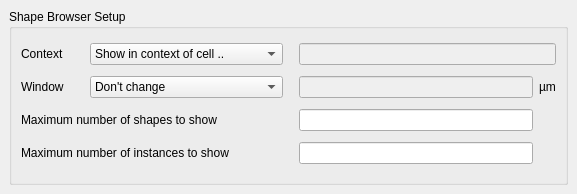
<ui version="4.0" >
 <class>BrowseShapesConfigPage</class>
 <widget class="QFrame" name="BrowseShapesConfigPage" >
  <property name="geometry" >
   <rect>
    <x>0</x>
    <y>0</y>
    <width>577</width>
    <height>194</height>
   </rect>
  </property>
  <property name="windowTitle" >
   <string>Browse Shapes</string>
  </property>
  <layout class="QVBoxLayout" >
   <property name="margin" >
    <number>9</number>
   </property>
   <property name="spacing" >
    <number>6</number>
   </property>
   <item>
    <widget class="QGroupBox" name="groupBox" >
     <property name="title" >
      <string>Shape Browser Setup</string>
     </property>
     <layout class="QGridLayout" >
      <property name="margin" >
       <number>9</number>
      </property>
      <property name="spacing" >
       <number>6</number>
      </property>
      <item row="1" column="4" >
       <widget class="QLabel" name="textLabel2" >
        <property name="text" >
         <string>µm</string>
        </property>
       </widget>
      </item>
      <item row="1" column="3" >
       <widget class="QLineEdit" name="le_window" >
        <property name="enabled" >
         <bool>false</bool>
        </property>
       </widget>
      </item>
      <item row="0" column="3" colspan="2" >
       <widget class="QLineEdit" name="le_cell_name" >
        <property name="enabled" >
         <bool>false</bool>
        </property>
       </widget>
      </item>
      <item row="2" column="3" >
       <widget class="QLineEdit" name="le_max_shapes" />
      </item>
      <item row="0" column="2" >
       <spacer>
        <property name="orientation" >
         <enum>Qt::Horizontal</enum>
        </property>
        <property name="sizeType" >
         <enum>QSizePolicy::Minimum</enum>
        </property>
        <property name="sizeHint" >
         <size>
          <width>10</width>
          <height>21</height>
         </size>
        </property>
       </spacer>
      </item>
      <item row="1" column="2" >
       <spacer>
        <property name="orientation" >
         <enum>Qt::Horizontal</enum>
        </property>
        <property name="sizeType" >
         <enum>QSizePolicy::Minimum</enum>
        </property>
        <property name="sizeHint" >
         <size>
          <width>10</width>
          <height>20</height>
         </size>
        </property>
       </spacer>
      </item>
      <item row="0" column="1" >
       <widget class="QComboBox" name="cbx_context" >
        <item>
         <property name="text" >
          <string>Show in context of cell ..</string>
         </property>
        </item>
        <item>
         <property name="text" >
          <string>Show in context of any top cell</string>
         </property>
        </item>
        <item>
         <property name="text" >
          <string>Show in context of local cell</string>
         </property>
        </item>
       </widget>
      </item>
      <item row="3" column="3" >
       <widget class="QLineEdit" name="le_max_inst" />
      </item>
      <item row="2" column="0" colspan="2" >
       <widget class="QLabel" name="label" >
        <property name="text" >
         <string>Maximum number of shapes to show</string>
        </property>
       </widget>
      </item>
      <item row="0" column="0" >
       <widget class="QLabel" name="textLabel1" >
        <property name="text" >
         <string>Context   </string>
        </property>
       </widget>
      </item>
      <item row="1" column="1" >
       <widget class="QComboBox" name="cbx_window" >
        <item>
         <property name="text" >
          <string>Don't change</string>
         </property>
        </item>
        <item>
         <property name="text" >
          <string>Fit context cell</string>
         </property>
        </item>
        <item>
         <property name="text" >
          <string>Fit marker with margin ..</string>
         </property>
        </item>
        <item>
         <property name="text" >
          <string>Center marker</string>
         </property>
        </item>
        <item>
         <property name="text" >
          <string>Center marker with size ..</string>
         </property>
        </item>
       </widget>
      </item>
      <item row="3" column="0" colspan="2" >
       <widget class="QLabel" name="label_2" >
        <property name="text" >
         <string>Maximum number of instances to show</string>
        </property>
       </widget>
      </item>
      <item row="1" column="0" >
       <widget class="QLabel" name="textLabel1_2" >
        <property name="text" >
         <string>Window      </string>
        </property>
       </widget>
      </item>
     </layout>
    </widget>
   </item>
  </layout>
 </widget>
 <layoutdefault spacing="6" margin="11" />
 <resources/>
 <connections/>
</ui>
